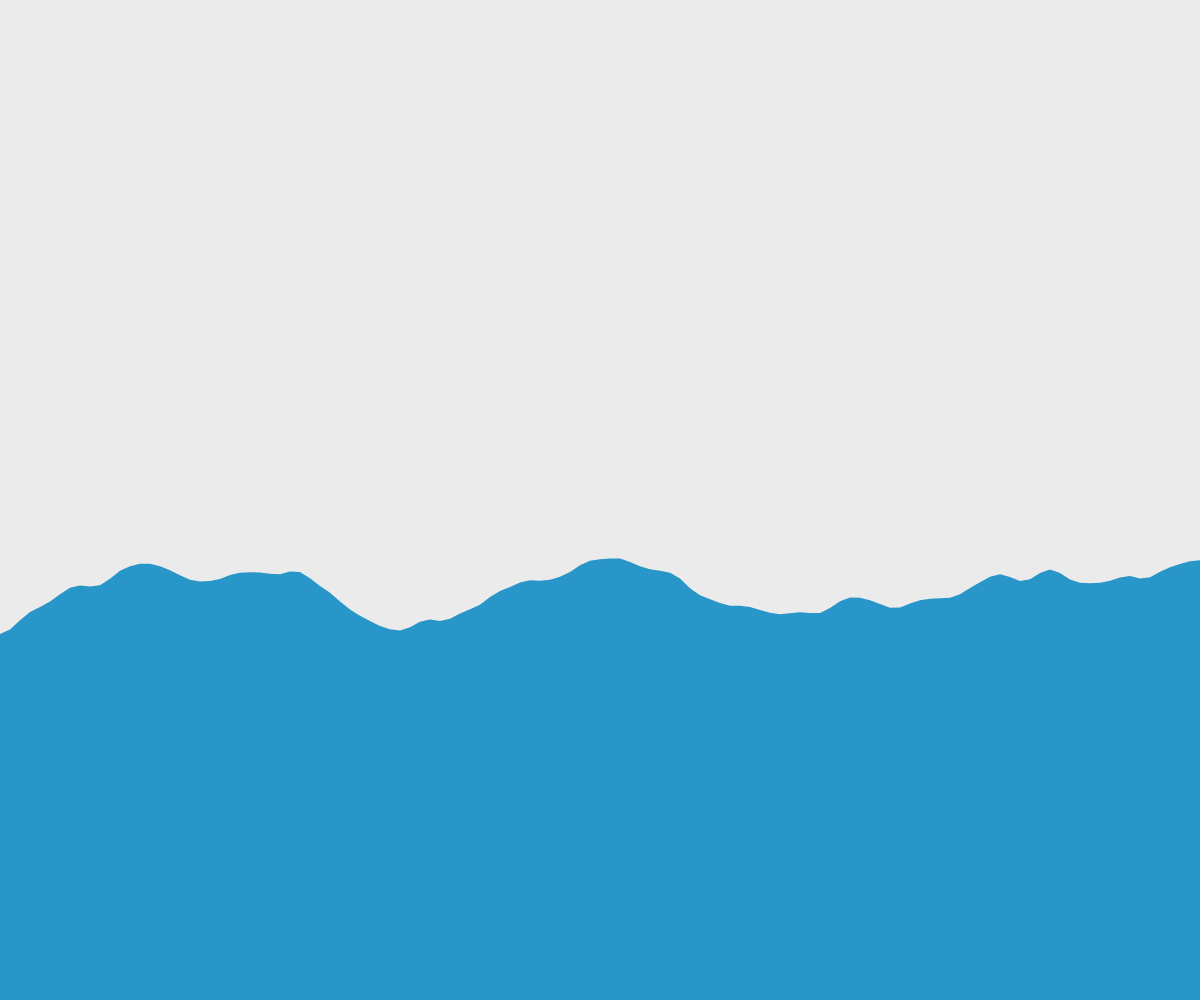
Frame 1 (no input)
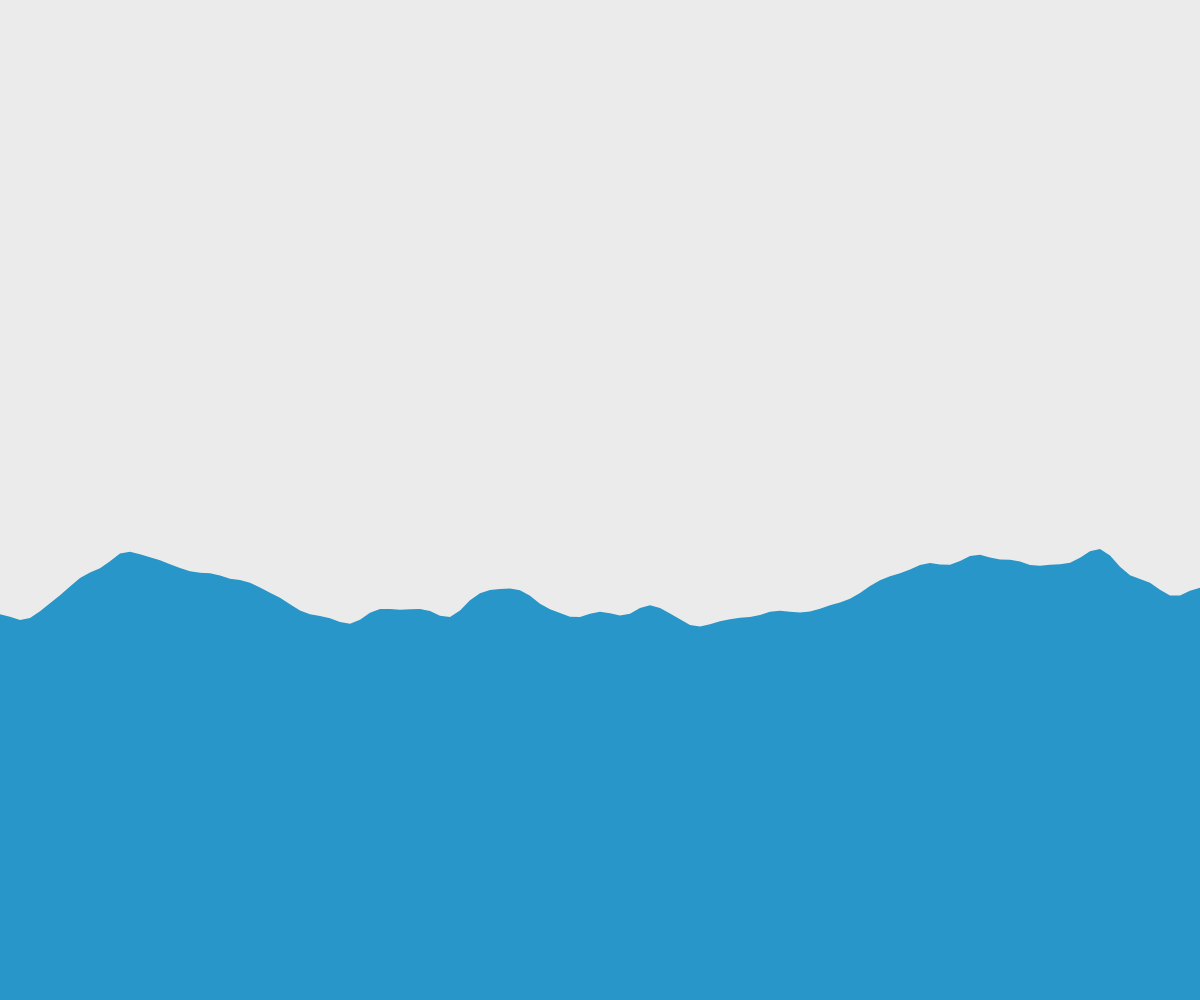
Frame 60 (no input)
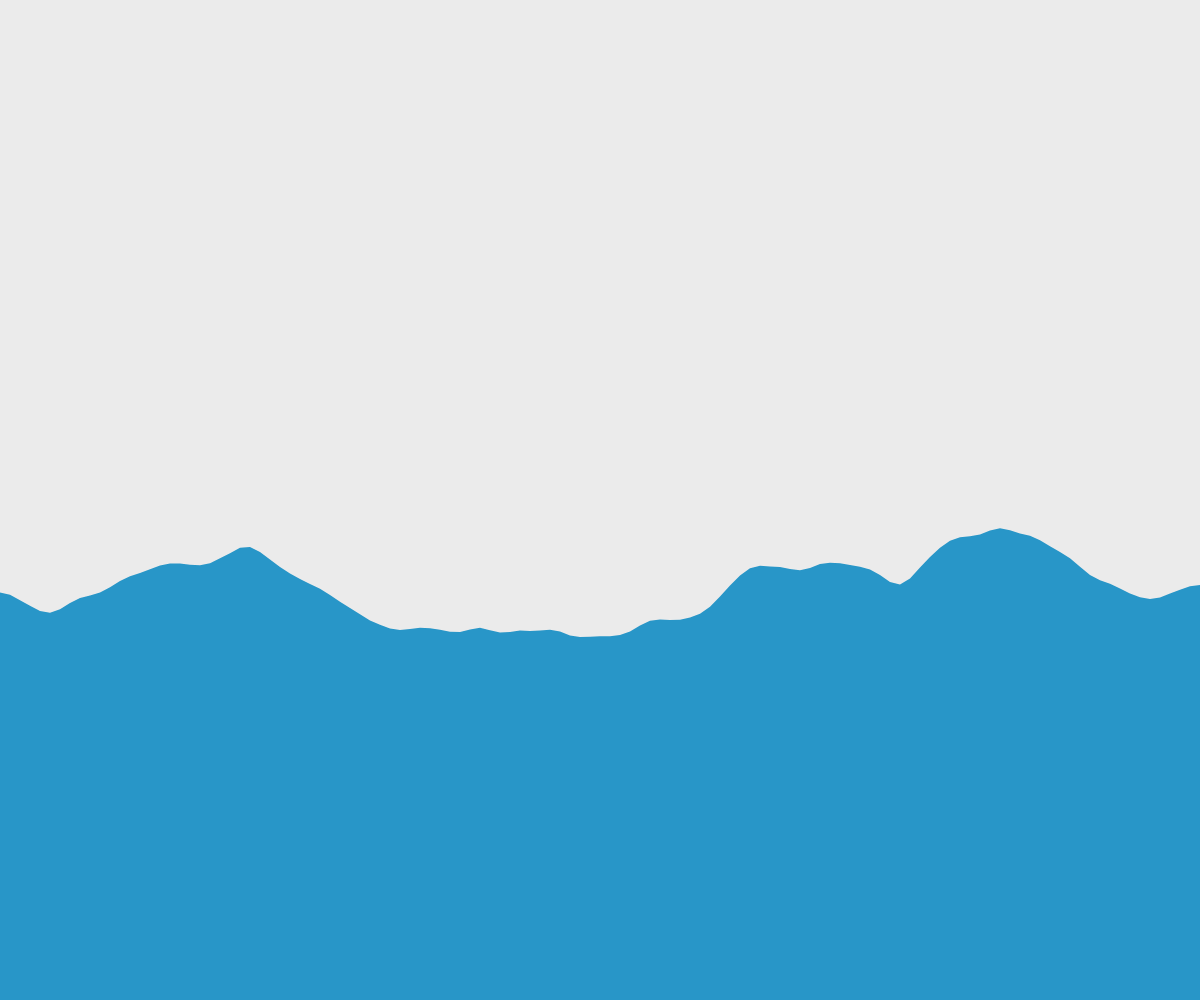
Frame 120 (the mouse pressed at the canvas centre since frame 60)

The p5.js sketch that drew these frames (run headless with seeded random() and noise() and a simulated clock; from frame 60 on, the mouse is pressed at the canvas centre):

// p5.js sketch
// ── sketch.js
let yoff = 0.0;
let sunPosition;
let sunColor;

function setup() {
  createCanvas(windowWidth, windowHeight);
  sunPosition = createVector(width / 2, height);
  sunColor = color(255, 204, 0); 
}

function draw() {
  background(235);

  fill(sunColor);
  noStroke();
  ellipse(sunPosition.x, sunPosition.y, 100, 100); 


  fill(40,150,200);
  beginShape();
  let xoff = 0;
  for (let x = 0; x <= width; x += 10) {
    let y = map(noise(xoff, yoff), 0, 0.25, height/2, height/2 + 50);
    vertex(x, y);
    xoff += 0.05;
  }
  yoff += 0.01;
  vertex(width, height);
  vertex(0, height);
  endShape(CLOSE);
}

function mouseClicked() {
  yoff = random(1000); 

  sunPosition = createVector(random(width), random(height));

  if (random(1) > 0.5) {
    sunColor = color(255, 204, 0);
  } else {
    sunColor = color(255, 99, 71);
  }
}
